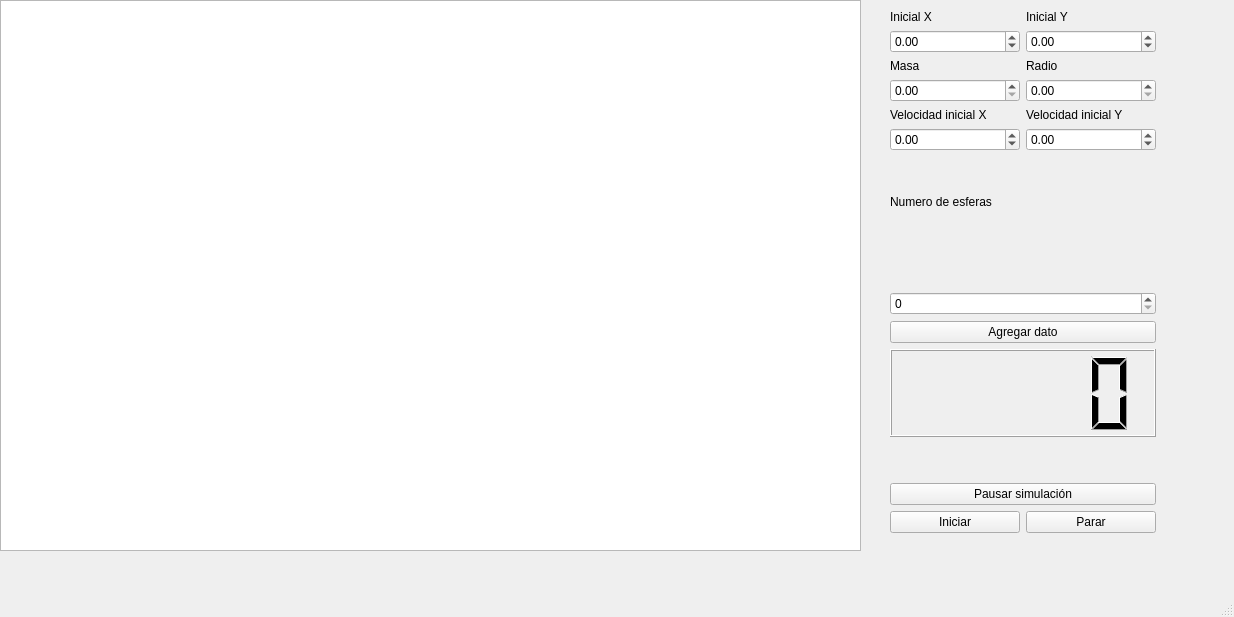
<?xml version="1.0" encoding="UTF-8"?>
<ui version="4.0">
 <class>MainWindow</class>
 <widget class="QMainWindow" name="MainWindow">
  <property name="geometry">
   <rect>
    <x>0</x>
    <y>0</y>
    <width>1234</width>
    <height>617</height>
   </rect>
  </property>
  <property name="windowTitle">
   <string>MainWindow</string>
  </property>
  <widget class="QWidget" name="centralwidget">
   <widget class="QGraphicsView" name="graphicsView">
    <property name="geometry">
     <rect>
      <x>0</x>
      <y>0</y>
      <width>861</width>
      <height>551</height>
     </rect>
    </property>
   </widget>
   <widget class="QWidget" name="verticalLayoutWidget_2">
    <property name="geometry">
     <rect>
      <x>890</x>
      <y>10</y>
      <width>266</width>
      <height>523</height>
     </rect>
    </property>
    <layout class="QVBoxLayout" name="verticalLayout_2">
     <item>
      <layout class="QGridLayout" name="gridLayout">
       <item row="0" column="1">
        <widget class="QLabel" name="label_2">
         <property name="text">
          <string>Inicial Y</string>
         </property>
        </widget>
       </item>
       <item row="2" column="0">
        <widget class="QDoubleSpinBox" name="xo">
         <property name="minimum">
          <double>-999999.000000000000000</double>
         </property>
         <property name="maximum">
          <double>999999.000000000000000</double>
         </property>
         <property name="value">
          <double>0.000000000000000</double>
         </property>
        </widget>
       </item>
       <item row="2" column="1">
        <widget class="QDoubleSpinBox" name="yo">
         <property name="minimum">
          <double>-999999.000000000000000</double>
         </property>
         <property name="maximum">
          <double>999999.000000000000000</double>
         </property>
        </widget>
       </item>
       <item row="0" column="0">
        <widget class="QLabel" name="label">
         <property name="text">
          <string>Inicial X</string>
         </property>
        </widget>
       </item>
       <item row="5" column="0">
        <widget class="QLabel" name="label_3">
         <property name="text">
          <string>Velocidad inicial X</string>
         </property>
        </widget>
       </item>
       <item row="3" column="0">
        <widget class="QLabel" name="label_6">
         <property name="text">
          <string>Masa</string>
         </property>
        </widget>
       </item>
       <item row="3" column="1">
        <widget class="QLabel" name="label_7">
         <property name="text">
          <string>Radio</string>
         </property>
        </widget>
       </item>
       <item row="5" column="1">
        <widget class="QLabel" name="label_4">
         <property name="text">
          <string>Velocidad inicial Y</string>
         </property>
        </widget>
       </item>
       <item row="4" column="0">
        <widget class="QDoubleSpinBox" name="masa">
         <property name="minimum">
          <double>0.000000000000000</double>
         </property>
         <property name="maximum">
          <double>999999.000000000000000</double>
         </property>
        </widget>
       </item>
       <item row="6" column="0">
        <widget class="QDoubleSpinBox" name="vxo">
         <property name="minimum">
          <double>-99999.000000000000000</double>
         </property>
         <property name="maximum">
          <double>999999.000000000000000</double>
         </property>
        </widget>
       </item>
       <item row="4" column="1">
        <widget class="QDoubleSpinBox" name="radio">
         <property name="minimum">
          <double>0.000000000000000</double>
         </property>
         <property name="maximum">
          <double>999999.000000000000000</double>
         </property>
        </widget>
       </item>
       <item row="6" column="1">
        <widget class="QDoubleSpinBox" name="vyo">
         <property name="minimum">
          <double>-99999.000000000000000</double>
         </property>
         <property name="maximum">
          <double>999999.000000000000000</double>
         </property>
        </widget>
       </item>
      </layout>
     </item>
     <item>
      <widget class="QLabel" name="label_8">
       <property name="text">
        <string>Numero de esferas</string>
       </property>
      </widget>
     </item>
     <item>
      <spacer name="verticalSpacer_2">
       <property name="orientation">
        <enum>Qt::Vertical</enum>
       </property>
       <property name="sizeType">
        <enum>QSizePolicy::Fixed</enum>
       </property>
       <property name="sizeHint" stdset="0">
        <size>
         <width>20</width>
         <height>40</height>
        </size>
       </property>
      </spacer>
     </item>
     <item>
      <widget class="QSpinBox" name="planetas">
       <property name="maximum">
        <number>5</number>
       </property>
      </widget>
     </item>
     <item>
      <widget class="QPushButton" name="Agregar">
       <property name="text">
        <string>Agregar dato</string>
       </property>
      </widget>
     </item>
     <item>
      <widget class="QLCDNumber" name="num">
       <property name="font">
        <font>
         <family>Arial Black</family>
         <pointsize>9</pointsize>
         <bold>true</bold>
        </font>
       </property>
      </widget>
     </item>
     <item>
      <spacer name="verticalSpacer">
       <property name="orientation">
        <enum>Qt::Vertical</enum>
       </property>
       <property name="sizeType">
        <enum>QSizePolicy::Fixed</enum>
       </property>
       <property name="sizeHint" stdset="0">
        <size>
         <width>20</width>
         <height>40</height>
        </size>
       </property>
      </spacer>
     </item>
     <item>
      <widget class="QPushButton" name="pausa">
       <property name="text">
        <string>Pausar simulación</string>
       </property>
      </widget>
     </item>
     <item>
      <layout class="QHBoxLayout" name="horizontalLayout">
       <item>
        <widget class="QPushButton" name="iniciar">
         <property name="text">
          <string>Iniciar</string>
         </property>
        </widget>
       </item>
       <item>
        <widget class="QPushButton" name="parar">
         <property name="text">
          <string>Parar</string>
         </property>
        </widget>
       </item>
      </layout>
     </item>
    </layout>
   </widget>
  </widget>
  <widget class="QMenuBar" name="menubar">
   <property name="geometry">
    <rect>
     <x>0</x>
     <y>0</y>
     <width>1234</width>
     <height>25</height>
    </rect>
   </property>
  </widget>
  <widget class="QStatusBar" name="statusbar"/>
 </widget>
 <resources/>
 <connections/>
</ui>
